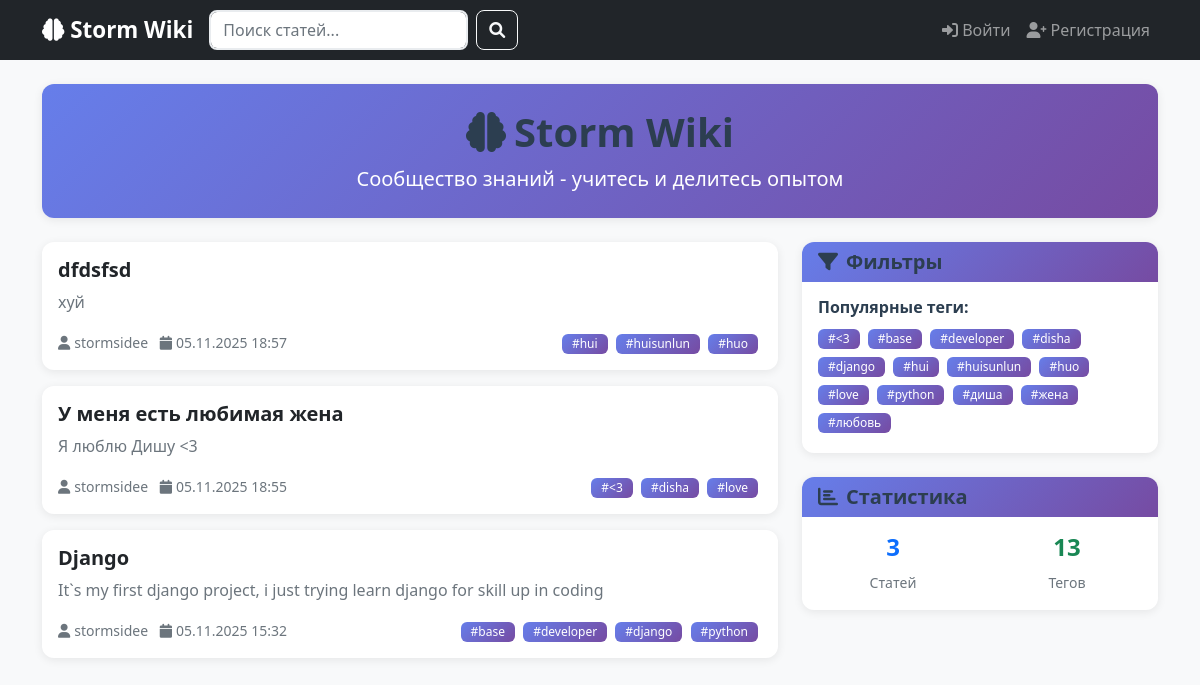
/, run on an earlier commit of the app's database.
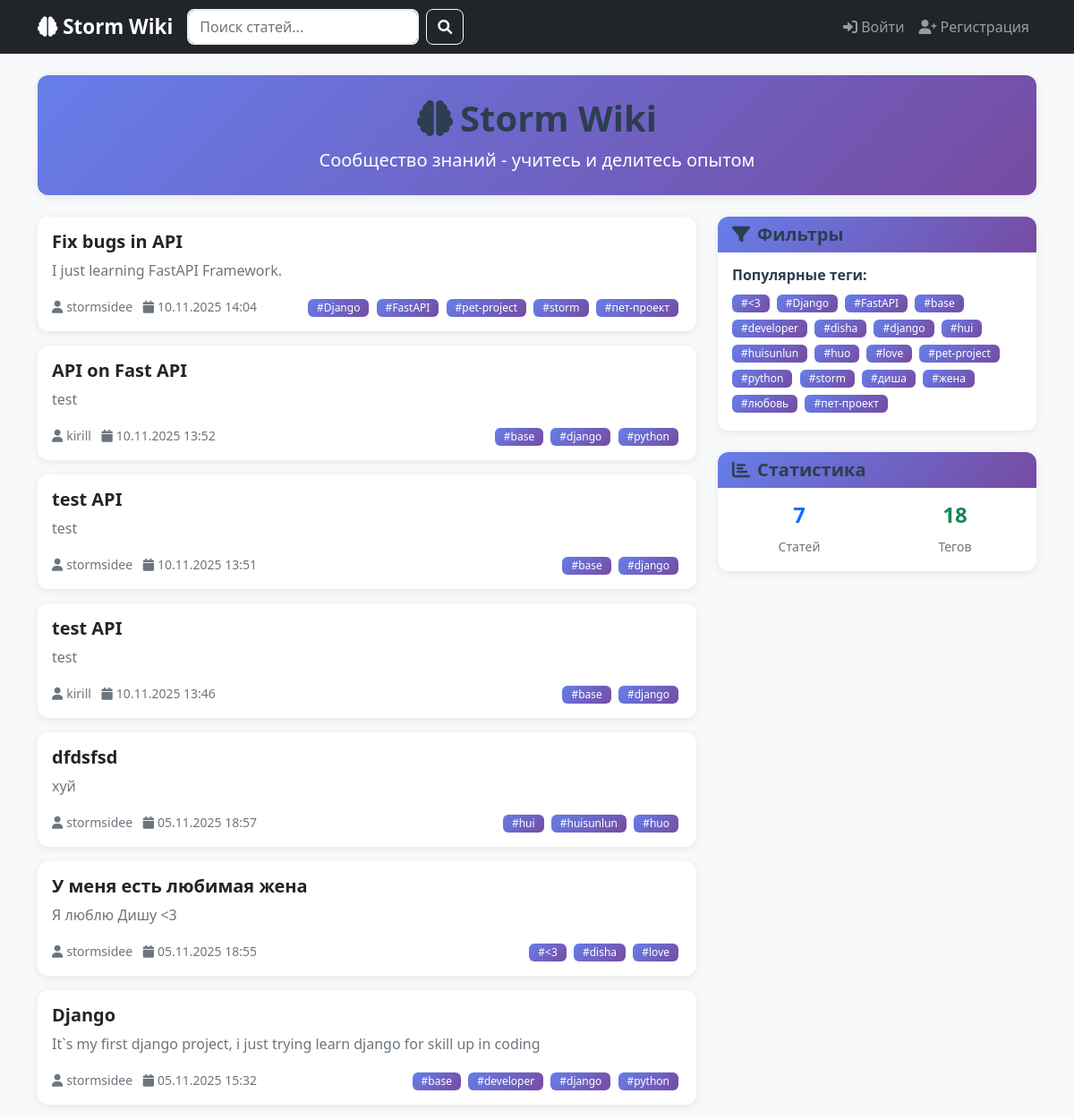
And on a later commit of the database.
### app/models.py (models this page shows, shortened)
class Article(models.Model):
    title = models.CharField(max_length=200, verbose_name='Заголовок')
    content = models.TextField(verbose_name='Содержание')
    tags = models.ManyToManyField(Tag, blank=True, verbose_name='Теги')
    author = models.ForeignKey(User, on_delete=models.CASCADE, verbose_name='Автор')
    created_at = models.DateTimeField(auto_now_add=True, verbose_name='Создано')
    updated_at = models.DateTimeField(auto_now=True, verbose_name='Обновлено')
    is_published = models.BooleanField(default=True, verbose_name='Опубликовано')
    class Meta:
        verbose_name = 'Статья'
        verbose_name_plural = 'Статьи'
        ordering = ['-updated_at']
        indexes = [
            models.Index(fields=['title']),
            models.Index(fields=['created_at']),
        ]

class Tag(models.Model):
    name = models.CharField(max_length=50, unique=True, verbose_name='Заголовок')
    created_at = models.DateTimeField(auto_now_add=True)
    class Meta:
        verbose_name = 'Тег'
        verbose_name_plural = 'Теги'
        ordering = ['name']

### app/views.py (the view)
# urls.py: path('', views.article_list, name="article_list"),
def article_list(request):
    articles = Article.objects.filter(is_published=True).select_related('author').prefetch_related('tags')
    query = request.GET.get('q')
    if query:
        articles = articles.filter(
            Q(title__icontains=query) |
            Q(content__icontains=query) |
            Q(tags__name__icontains=query)
        ).distinct()
    tag_filter = request.GET.get('tag')
    if tag_filter:
        articles = articles.filter(tags__name=tag_filter)
    articles = articles.order_by('-updated_at')
    paginator = Paginator(articles, 10)
    page_number = request.GET.get('page')
    page_obj = paginator.get_page(page_number)
    all_tags = Tag.objects.all()
    context = {
        'articles': page_obj,
        'page_obj': page_obj,
        'all_tags': all_tags,
        'query': query,
        'tag_filter': tag_filter,
    }
    return render(request, 'articles.html', context)

### app/templates/articles.html (shortened to what this page needs)
{% extends 'index.html' %}
{% block content %}
<div class="row mb-4">
    <div class="col-12">
        <div class="card gradient-bg text-white">
            <div class="card-body text-center py-4">
                <h1 class="display-6 fw-bold">
                    <i class="fas fa-brain me-2"></i>Storm Wiki
                </h1>
                <p class="lead mb-0">Сообщество знаний - учитесь и делитесь опытом</p>
            </div>
        </div>
    </div>
</div>
<div class="row">
    <div class="col-md-8">
        {% if articles %}
            {% for article in articles %}
            <div class="card article-card mb-3 fade-in">
                <div class="card-body">
                    <div class="d-flex justify-content-between align-items-start">
                        <div class="flex-grow-1">
                            <h5 class="card-title">
                                <a href="{% url 'article_detail' article.id %}" class="text-decoration-none text-dark">
                                    {{ article.title }}
                                </a>
                            </h5>
                            <p class="card-text text-muted">
                                {{ article.content|striptags|truncatewords:30 }}
                            </p>
                            <div class="d-flex justify-content-between align-items-center mt-3">
                                <div class="article-meta">
                                    <small class="text-muted">
                                        <i class="fas fa-user me-1"></i>{{ article.author.username }}
                                        <i class="fas fa-calendar ms-2 me-1"></i>{{ article.updated_at|date:"d.m.Y H:i" }}
                                    </small>
                                </div>
                                <div class="tags">
                                    {% for tag in article.tags.all %}
                                    <a href="{% url 'article_list' %}?tag={{ tag.name }}" class="badge tag me-1 text-decoration-none">
                                        #{{ tag.name }}
                                    </a>
                                    {% endfor %}
                                </div>
                            </div>
                        </div>
                    </div>
                </div>
            </div>
            {% endfor %}
        {% endif %}
    </div>
    <div class="col-md-4">
        <div class="card mb-4">
            <div class="card-header">
                <h5 class="mb-0"><i class="fas fa-filter me-2"></i>Фильтры</h5>
            </div>
            <div class="card-body">
                <h6>Популярные теги:</h6>
                <div class="tags-cloud">
                    {% for tag in all_tags %}
                    <a href="{% url 'article_list' %}?tag={{ tag.name }}"
                       class="badge tag me-1 mb-1 text-decoration-none">
                        #{{ tag.name }}
                    </a>
                    {% empty %}
                    <p class="text-muted small">Тегов пока нет</p>
                    {% endfor %}
                </div>
            </div>
        </div>
        <div class="card">
            <div class="card-header">
                <h5 class="mb-0"><i class="fas fa-chart-bar me-2"></i>Статистика</h5>
            </div>
            <div class="card-body">
                <div class="row text-center">
                    <div class="col-6">
                        <h4 class="text-primary">{{ articles.paginator.count }}</h4>
                        <small class="text-muted">Статей</small>
                    </div>
                    <div class="col-6">
                        <h4 class="text-success">{{ all_tags.count }}</h4>
                        <small class="text-muted">Тегов</small>
                    </div>
                </div>
            </div>
        </div>
    </div>
</div>
{% endblock %}

What changed in the data, as far as the page shows it:
added Article: title "Fix bugs in API", content "I just learning FastAPI Framework.", author.username "stormsidee", updated_at "10.11.2025 14:04"
added Tag: name "Django"
added Tag: name "FastAPI"
added Tag: name "pet-project"
added Tag: name "storm"
added Tag: name "пет-проект"
added Article: title "API on Fast API", content "test", author.username "kirill", updated_at "10.11.2025 13:52", Tag (name "base"), Tag (name "django"), Tag (name "python")
added Article: title "test API", content "test", author.username "stormsidee", updated_at "10.11.2025 13:51", Tag (name "base"), Tag (name "django")
added Article: title "test API", content "test", author.username "kirill", updated_at "10.11.2025 13:46", Tag (name "base"), Tag (name "django")
Also different on the page:
{{ articles.paginator.count }}: "3" → "7"
{{ all_tags.count }}: "13" → "18"
